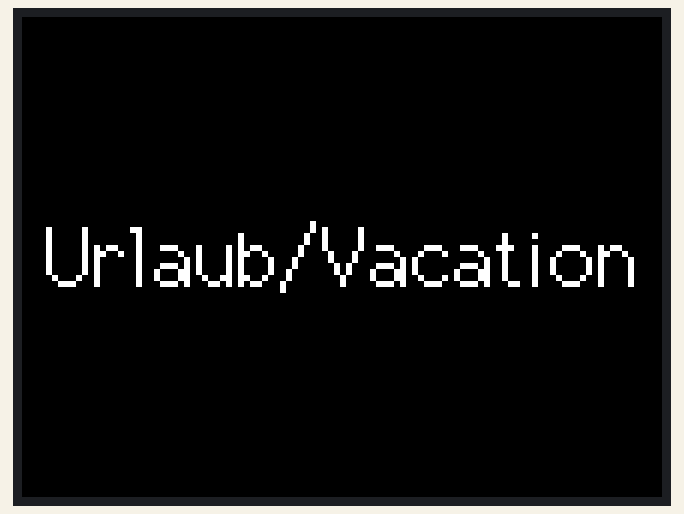
Simulated run of this sketch. Board: ESP32. On the bench: 320×240 colour display.

Above: at 5.2 s.

The sketch:

M5Stack_VACATION.ino
```cpp
#include <M5Stack.h>

void setup()
{
    delay(5000);
    M5.begin(true, true, true);
    M5.Lcd.setBrightness(255);
    M5.Lcd.setTextWrap(true, true);
    M5.Lcd.setTextSize(3);
    M5.Lcd.setTextDatum(MC_DATUM);
    M5.Lcd.drawString("Urlaub/Vacation", 160, 120, 2);
}

void loop(){}
```
